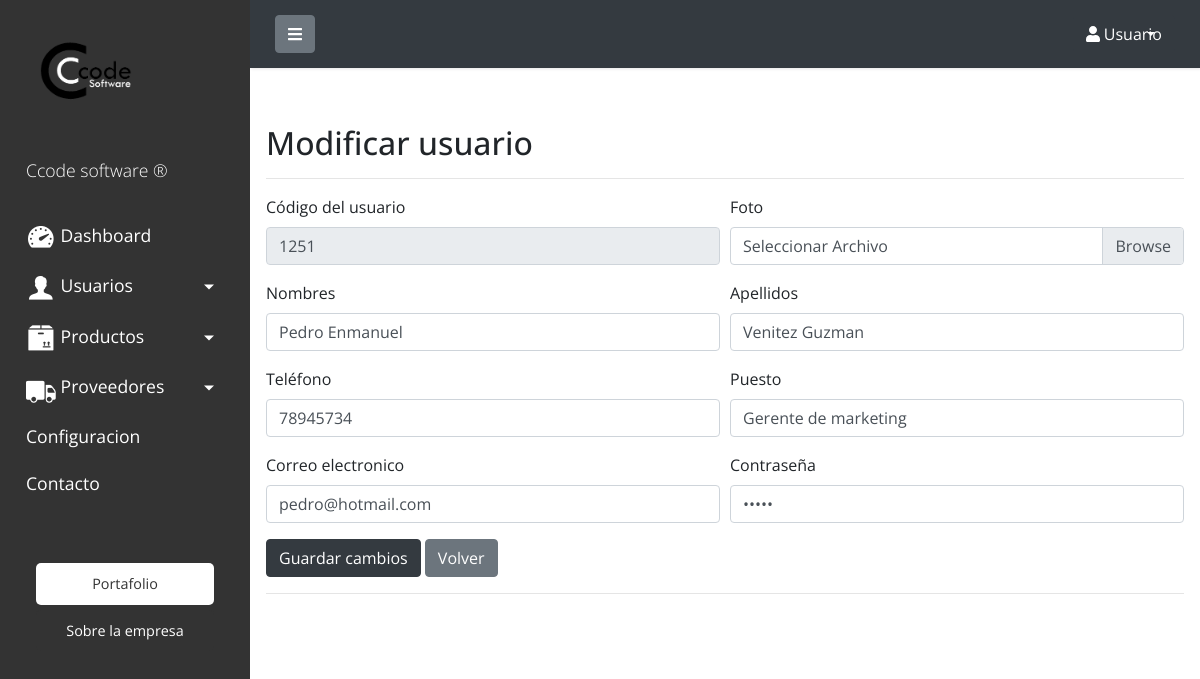
Page /editar_usuario.php?codigo=1251&accion=actualizar on the committed database.
### tables this page shows
CREATE TABLE `usuarios` (
  `codigo` int(11) NOT NULL,
  `nombres` varchar(30) NOT NULL,
  `apellidos` varchar(30) NOT NULL,
  `telefono` varchar(15) NOT NULL,
  `puesto` varchar(30) NOT NULL,
  `correo` varchar(25) NOT NULL,
  `contrasena` varchar(30) NOT NULL
);

### crud_usuario.php (called while the page is built, shortened)
<?php
    class CrudUsuario{
        public function buscar($codigo){
            $con_db = Conexion::conectar();
            $buscar = $con_db->prepare('SELECT * FROM usuarios WHERE codigo=:codigo');
            $buscar->bindValue('codigo', $codigo);
            $buscar->execute();
            $usuario = $buscar->fetch();
            $myUsuario = new Usuario();
            $myUsuario->setCodigo($usuario['codigo']);
            $myUsuario->setNombre($usuario['nombres']);
            $myUsuario->setApellido($usuario['apellidos']);
            $myUsuario->setTelefono($usuario['telefono']);
            $myUsuario->setPuesto($usuario['puesto']);
            $myUsuario->setCorreo($usuario['correo']);
            $myUsuario->setContrasena($usuario['contrasena']);
            return $myUsuario;
        }
    }
?>

### usuario.php (called while the page is built, shortened)
<?php
    class Usuario{
        private $codigo;
        private $nombres;
        private $apellidos;
        private $telefono;
        private $puesto;
        private $correo;
        private $contraseña;
        public function getNombre(){
            return $this->nombres;
        }
        public function getApellido(){
            return $this->apellidos;
        }
        public function getTelefono(){
            return $this->telefono;
        }
        public function getPuesto(){
            return $this->puesto;
        }
        public function getCorreo(){
            return $this->correo;
        }
        public function getContrasena(){
            return $this->contraseña;
        }
        public function getCodigo(){
            return $this->codigo;
        }
        public function setNombre($nombres){
            $this->nombres = $nombres;
        }
        public function setApellido($apellidos){
            $this->apellidos = $apellidos;
        }
        public function setTelefono($telefono){
            $this->telefono = $telefono;
        }
        public function setPuesto($puesto){
            $this->puesto = $puesto;
        }
        public function setCorreo($correo){
            $this->correo = $correo;
        }
        public function setContrasena($contraseña){
            $this->contraseña = $contraseña;
        }
        public function setCodigo($codigo){
            $this->codigo = $codigo;
        }
    }
?>

### editar_usuario.php (the view, shortened to what this page needs)
<?php include 'include/header.php' ?>
<?php
  require_once('usuario.php');
  require_once('crud_usuario.php');
  $crud = new CrudUsuario();
  $usuario = $crud->buscar($_GET['codigo']);
?>
<div class="">
                  <span class="h2">Modificar usuario</span>
                </div><hr/>
                <form method="POST" name="formUsuario" action="usuario_controller.php">
                    <div class="form-row">
                      <div class="form-group col-md-6">
                        <label for="">Código del usuario</label>
                        <input type="text" class="form-control " name="codUsuario" placeholder="Código del usuario" value='<?php echo $usuario->getCodigo()?>' required readonly>
                      </div>
                      <div class="form-group col-md-6">
                      <label for="">Foto</label>
                        <div class="custom-file">
                          <label class="custom-file-label" for="customFileLang">Seleccionar Archivo</label>
                        </div>
                      </div>
                      <div class="form-group col-md-6">
                        <label for="">Nombres</label>
                        <input type="text" class="form-control" name="nombres" placeholder="Nombre" value='<?php echo $usuario->getNombre()?>' required>
                      </div>
                      <div class="form-group col-md-6">
                        <label for="">Apellidos</label>
                        <input type="text" class="form-control" name="apellidos" placeholder="Apellido" value='<?php echo $usuario->getApellido()?>' required>
                      </div>
                      <div class="form-group col-md-6">
                        <label for="">Teléfono</label>
                        <input type="number"  class="form-control" name="telefono" placeholder="Numero de telefono" value='<?php echo $usuario->getTelefono()?>' required>
                      </div>
                      <div class="form-group col-md-6">
                        <label for="">Puesto</label>
                        <input type="text" class="form-control" name="puesto" placeholder="Puesto" value='<?php echo $usuario->getPuesto()?>' required>
                      </div>
                      <div class="form-group col-md-6">
                        <label for="">Correo electronico</label>
                        <input type="email"  class="form-control" name="correo" placeholder="Correo electronico" value='<?php echo $usuario->getCorreo()?>' required>
                      </div>
                      <div class="form-group col-md-6">
                        <label for="">Contraseña</label>
                        <input type="password" class="form-control" name="contrasena" placeholder="Contraseña" value='<?php echo $usuario->getContrasena()?>' required>
                      </div>
                    </div>
                    <button type="submit" class="btn btn-dark" value="guardar">Guardar cambios</button>
                    <a href="listado_usuario.php" class="btn btn-secondary">Volver</a>
                </form>
                <hr/>
              </div>
<?php include 'include/footer.php' ?>

### style.css (style rules this page uses)
body { font-family: 'Open Sans', sans-serif; background: #ffffff; }
a, a:hover, a:focus { color: inherit; text-decoration: none; transition: all 0.3s; }

### rows in the picture
usuarios: codUsuario "1251", nombres "Pedro Enmanuel", apellidos "Venitez Guzman", telefono "78945734", puesto "Gerente de marketing", correo "pedro@hotmail.com"
